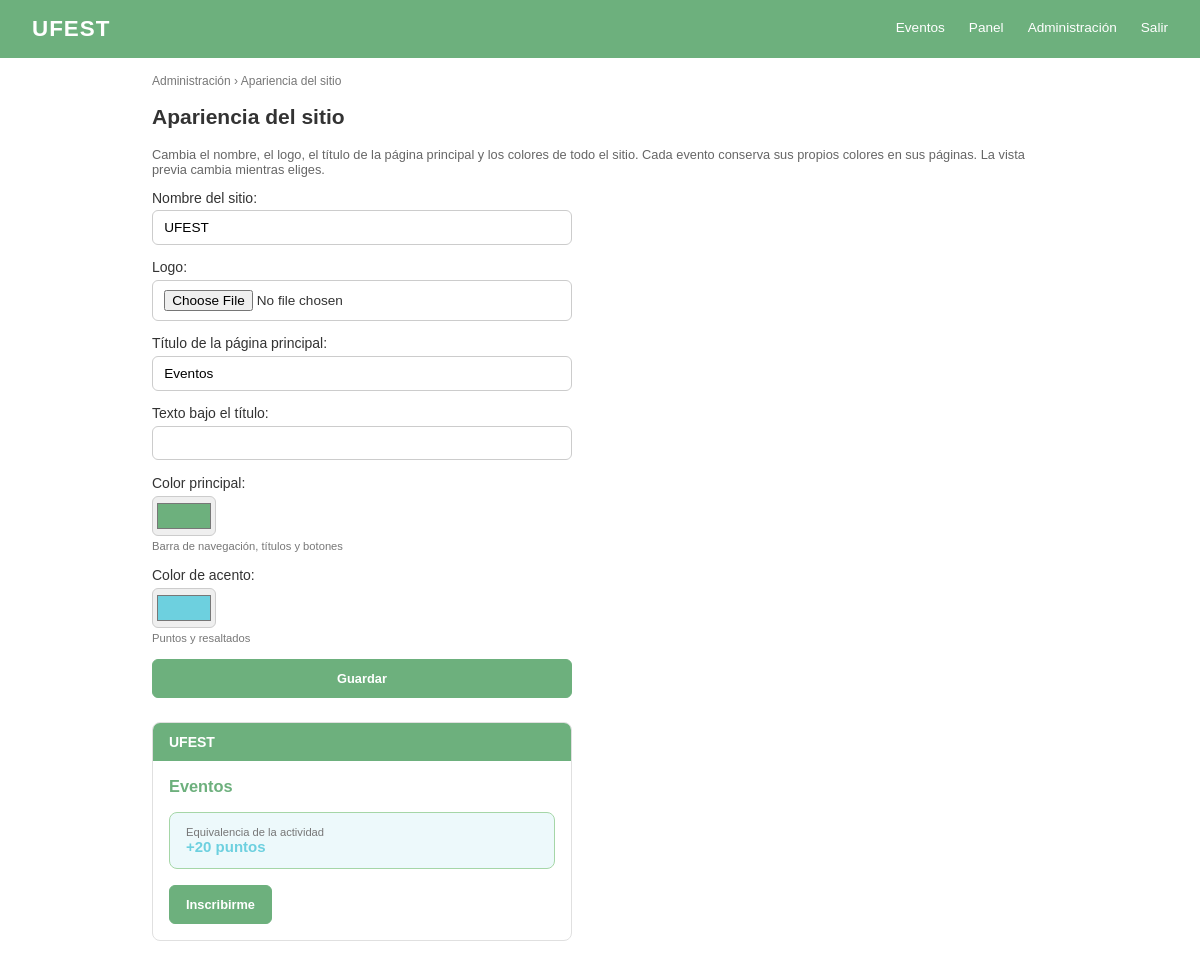
The page /gestion/sitio/ (signed in) on the database as committed earlier.
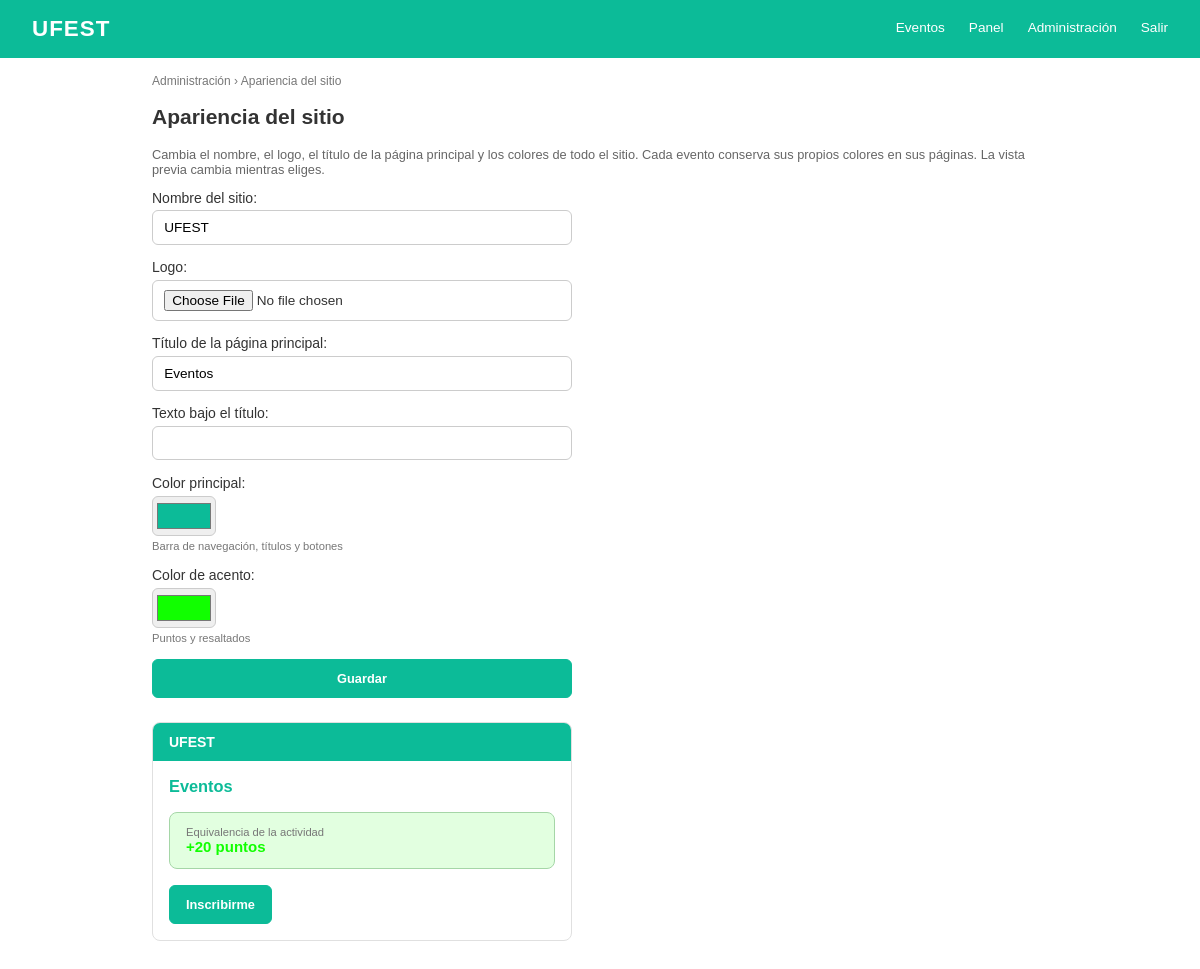
The same page on the database as committed later.
### Evento/models.py (models this page shows, shortened)
class ConfiguracionSitio(models.Model):
    nombre = models.CharField("Nombre del sitio", max_length=40, default="UFEST")
    logo = models.ImageField("Logo", upload_to="sitio/", blank=True)
    titulo_portada = models.CharField("Título de la página principal", max_length=80, default="Eventos")
    descripcion_portada = models.CharField("Texto bajo el título", max_length=250, blank=True)
    color_primario = models.CharField(
        "Color principal", max_length=7, default="#1F3864", validators=[color_hex],
        help_text="Barra de navegación, títulos y botones",
    )
    color_acento = models.CharField(
        "Color de acento", max_length=7, default="#2e7d32", validators=[color_hex],
        help_text="Puntos y resaltados",
    )
    class Meta:
        verbose_name = "configuración del sitio"
        verbose_name_plural = "configuración del sitio"
    @classmethod
    def obtener(cls):
        return cls.objects.get_or_create(pk=1)[0]

### Evento/views.py (the view)
# urls.py: path("gestion/sitio/", views.sitio_config, name="sitio_config"),
@login_required
def sitio_config(request):
    _solo_admin(request)
    form = ConfiguracionSitioForm(request.POST or None, request.FILES or None, instance=ConfiguracionSitio.obtener())
    if form.is_valid():
        form.save()
        messages.success(request, "Apariencia del sitio actualizada.")
        return redirect("evento:sitio_config")
    return render(request, "gestion/sitio.html", {"form": form})

### Evento/forms.py
class ConfiguracionSitioForm(forms.ModelForm):
    class Meta:
        model = ConfiguracionSitio
        fields = ("nombre", "logo", "titulo_portada", "descripcion_portada", "color_primario", "color_acento")
        widgets = {
            "color_primario": forms.TextInput(attrs={"type": "color"}),
            "color_acento": forms.TextInput(attrs={"type": "color"}),
        }

### Cuenta/models.py (called while the page is built)
    @property
    def es_participante(self):
        return self.rol == self.Rol.PARTICIPANTE

### Cuenta/permisos.py (called while the page is built)
def es_admin_general(usuario):
    if ( (usuario.rol)=="admin"):
        return True
    else:
        return False

### Evento/contexto.py (called while the page is built)
def sitio(request):
    try:
        return {"sitio": ConfiguracionSitio.obtener()}
    except (OperationalError, ProgrammingError):  # antes de migrar
        return {"sitio": ConfiguracionSitio()}

### Evento/views.py (called while the page is built)
def _solo_admin(request):
    if not es_admin_general(request.user):
        raise PermissionDenied

### templates/gestion/sitio.html (shortened to what this page needs)
{% extends "base.html" %}
{% block contenido %}
<p class="migas"><a href="{% url 'evento:gestion' %}">Administración</a> &rsaquo; Apariencia del sitio</p>
<h2>Apariencia del sitio</h2>
<p class="ayuda">
  Cambia el nombre, el logo, el título de la página principal y los colores de todo el sitio.
  Cada evento conserva sus propios colores en sus páginas. La vista previa cambia mientras eliges.
</p>
<form method="post" enctype="multipart/form-data" class="formulario">
  {{ form.as_p }}
  <button type="submit" class="btn btn-primario">Guardar</button>
</form>
<div class="vista-previa">
  <div class="vista-previa-barra" id="prev-barra">{{ sitio.nombre }}</div>
  <div class="vista-previa-cuerpo">
    <h3 id="prev-titulo">{{ sitio.titulo_portada }}</h3>
    <div class="equivalencia">
      <small>Equivalencia de la actividad</small>
      <span class="puntos">+20 puntos</span>
    </div>
    <span class="btn btn-primario">Inscribirme</span>
  </div>
</div>
{% endblock %}

### templates/base.html (shortened to what this page needs)
{% load static %}
<!DOCTYPE html>
<html lang="es">
<head>
  <link rel="stylesheet" href="{% static 'css/style.css' %}">
</head>
<body>
  <header class="navbar">
    <h1>{% if sitio.logo %}<img src="{{ sitio.logo.url }}" alt="" class="logo-sitio">{% endif %}{{ sitio.nombre }}</h1>
    <nav>
      <a href="{% url 'evento:lista' %}">Eventos</a>
      {% if user.is_authenticated %}
        {% if user.rol == "coordinador" or user.rol == "admin" %}
          <a href="{% url 'evento:panel' %}">Panel</a>
        {% endif %}
        {% if user.rol == "admin" %}
          <a href="{% url 'evento:gestion' %}">Administración</a>
        {% endif %}
        <form method="post" action="{% url 'logout' %}" class="form-salir">
          <button type="submit">Salir</button>
        </form>
      {% else %}
        <a href="{% url 'login' %}">Iniciar sesión</a>
        <a href="{% url 'registro' %}">Registrarse</a>
      {% endif %}
    </nav>
  </header>
  <main>
    {% block contenido %}{% endblock %}
  </main>
</body>
</html>

Rows that differ between the two databases and show on the page:
changed ConfiguracionSitio "UFEST": color_primario "#6db07d" → "#0cbb98"; color_acento "#6dd0df" → "#11ff00"
